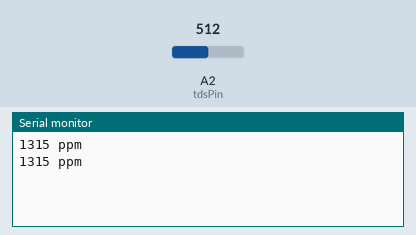
Recording of a sketch running on a simulated Arduino Mega 2560, built with avr-gcc and run on an emulated ATmega2560. Parts: the last lines printed to the serial monitor. Inputs (shaded band) come from the test bench; at power-on: A2 (tdsPin) = 512.

Above: at 1.8 s.
1.9 s: A2 (tdsPin) set to 716
At 2.8 s:
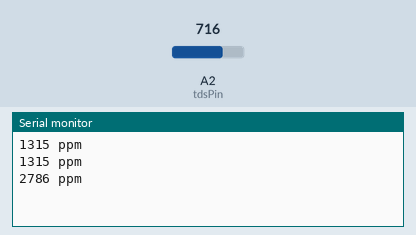
3.4 s: A2 (tdsPin) set to 900
At 4.5 s:
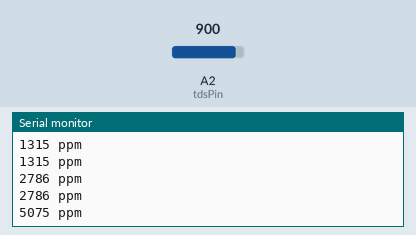
Timing chart, 0 to 6.4 s (numbered marks = the images above; inputs shaded):
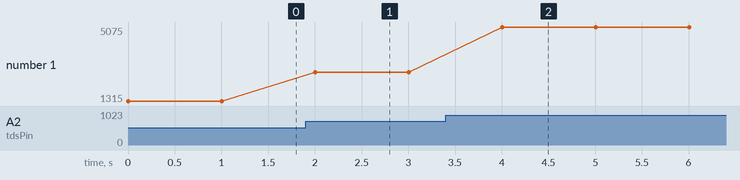

The sketch:

TDS_Test.ino
```cpp
/*
 * APSC 101 Example Sketch
 *
 * M.Malik for APSC 101: 10-Sep-2026
 *
 * Simple example code for testing TDS Sensor.
 * Adapted from sample code provided by manufacturer at: https://wiki.dfrobot.com/sen0244/docs/20305
 *
 * Please note the original code from manufacturer contains a routine to sample 30+ values, and calculate the median of it
 * This helps provide a more accurate value, howeverm makes the code increasingly difficult to integrate with other systems
 * You are encouraged to review it and implement it, however, it is not needed for this test.
 * The method implemented in this test code will also suffice for your prototype
 */

#include "GravityTDS.h" // Custom Library provided by manufacturer

#define tdsPin A2   // Define the pin the TDS sensor is connected to. Important: You MUST use an Analog Pin (A0-A9)
GravityTDS tds;     // Create object of GravityTDS class, same as you do for the motor/pumps

float tdsVal = 0;

void setup()
{
    Serial.begin(9600);
    tds.setPin(tdsPin);
    tds.setAref(5.0);       // The sensor needs to have the reference voltage for TDS calculation. For Arduino Mega, it is 5V

    // This defines the range of the Analog-to-Dgitial Converter (ADC) which reads the value using analogRead()
    // For Arduino Mega, its a 10-bit ADC, so 1024 values
    tds.setAdcRange(1024);
    tds.begin();
}

void loop()
{
    tds.update();
    tdsVal = tds.getTdsValue();
    Serial.print(tdsVal,0);
    Serial.println(" ppm");
    delay(1000);
}
```

Measured:
- after the input at 1.9 s, the serial monitor: prints a new line after 0.10 s (image 1)
- after the input at 3.4 s, the serial monitor: prints a new line after 0.60 s (image 2)
- plotted number 1: 1315 → 2786 after the input at 1.9 s, 2786 → 5075 after the input at 3.4 s
